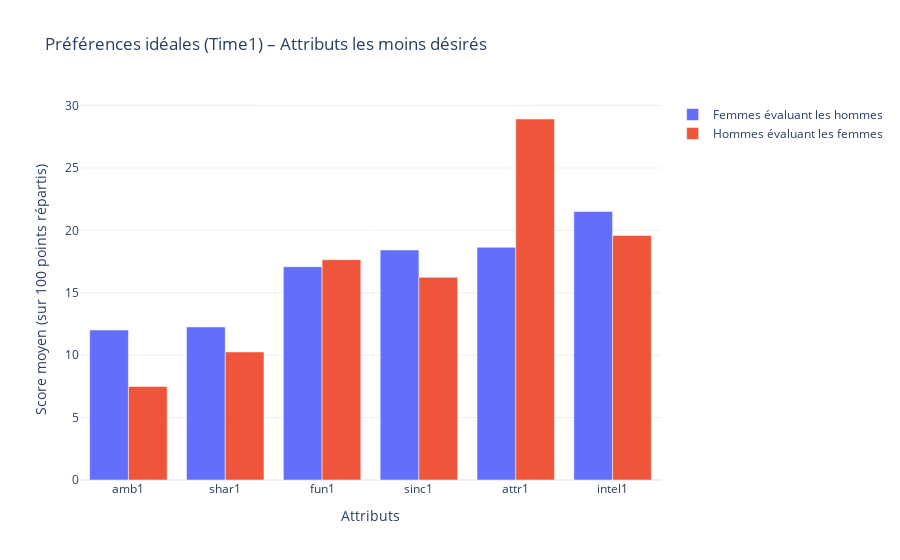

Write notebook code for a chart like this one.
### Code cell
import plotly.graph_objects as go
fig = go.Figure()

fig.add_trace(go.Bar(
    x=[col.replace('_1', '') for col in result_time1["Femmes évaluant les hommes"].index],
    y=result_time1["Femmes évaluant les hommes"].values,
    name="Femmes évaluant les hommes"
))

fig.add_trace(go.Bar(
    x=[col.replace('_1', '') for col in result_time1["Hommes évaluant les femmes"].index],
    y=result_time1["Hommes évaluant les femmes"].values,
    name="Hommes évaluant les femmes"
))

fig.update_layout(
    title="Préférences idéales (Time1) – Attributs les moins désirés",
    xaxis_title="Attributs",
    yaxis_title="Score moyen (sur 100 points répartis)",
    barmode='group',
    template='plotly_white'
)

fig.show()

### Figure 1 — Plotly figure (JSON) as saved in the notebook; plotly's stock layout.template omitted (floating-point values rounded to 4 significant figures)
{"data": [{"name": "Femmes évaluant les hommes", "type": "bar", "x": ["amb1", "shar1", "fun1", "sinc1", "attr1", "intel1"], "y": [12.02, 12.26, 17.09, 18.43, 18.65, 21.51]}, {"name": "Hommes évaluant les femmes", "type": "bar", "x": ["amb1", "shar1", "sinc1", "fun1", "intel1", "attr1"], "y": [7.499, 10.26, 16.24, 17.65, 19.59, 28.93]}], "layout": {"barmode": "group", "title": {"text": "Préférences idéales (Time1) – Attributs les moins désirés"}, "xaxis": {"title": {"text": "Attributs"}}, "yaxis": {"title": {"text": "Score moyen (sur 100 points répartis)"}}}}
